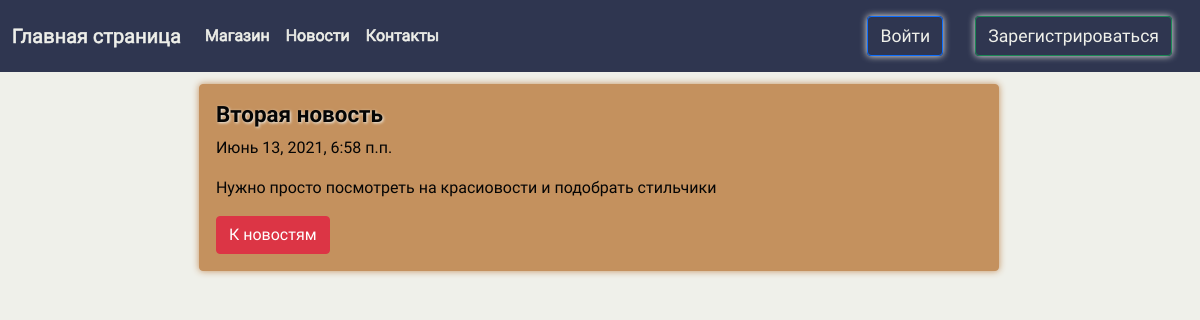
The page /news/2 on the database its author committed.
### news/models.py (models this page shows, shortened)
class News(models.Model):
    title = models.CharField('Название', max_length=50)
    anons = models.CharField('Анонс', max_length=250)
    full_text = models.TextField('Статья')
    date = models.DateTimeField('Дата публикации')

### news/views.py (the view)
# urls.py: path('<int:pk>', views.NewsDetailView.as_view(), name='news_detail')
class NewsDetailView(DetailView):
    model = News
    template_name = 'news/details_view.html'
    context_object_name = 'article'

### news/templates/news/details_view.html (shortened to what this page needs)
{% extends 'main/layout.html' %}
{% load static %}
{% block content %}
<section class="center">
    <div class="card" style="width: 50rem;">
          <div class="card-body">
            <h5 class="card-title"> {{ article.title }} </h5>
              <p class="card-text"> {{ article.date }} </p>
            <p class="card-text"> {{ article.full_text }} </p>
              <a href="{% url 'news_home' %}" class="btn btn-danger">К новостям</a>
          </div>
    </div>
</section>
{% endblock %}

### main/static/main/css/main.css (style rules this page uses)
* { font-family: 'Comfortaa', cursive; }
.card { background-color: #c4915e!important; border: 1.5px solid #c4915e; box-shadow: 0 0 7px #c4915e; color:#050505; margin-left:3%; margin-right:3%; margin-top:1%; }
h5 { font-size:140%; font-weight:bold; text-shadow: 1px 1px 3px #eff0ea; }
h5.card-title { color:#050505; }
.card-text { color:#050505; }
section.center { margin-left:14%!important; margin-top:1%; }

### rows shown on the page
News: title "Вторая новость", date "Июнь 13, 2021, 6:58 п.п.", full_text "Нужно просто посмотреть на красиовости и подобрать стильчики"
